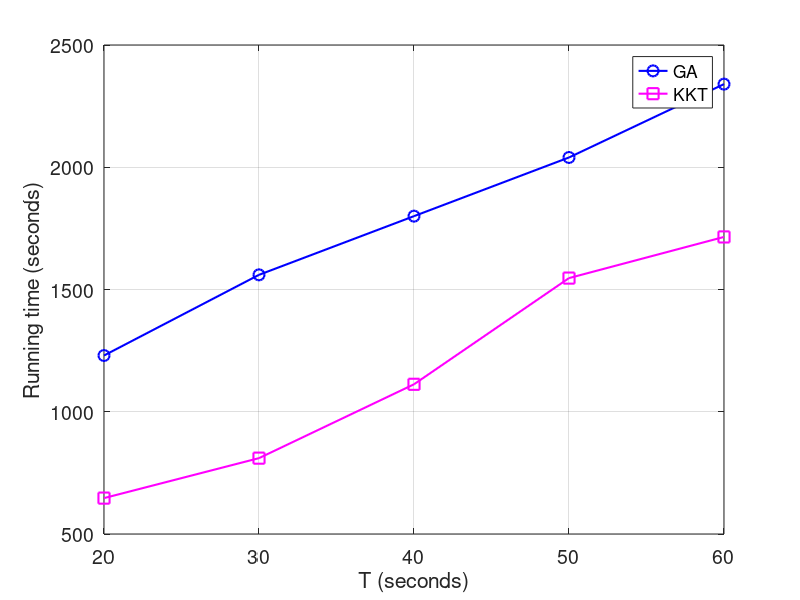

The MATLAB source for this figure:
x = [20 30 40 50 60];
y1 = [1230 1560 1800 2040 2340];
% y2 = [359.343585 761.6494728 617.942676 859.266496];
y2 = [646.818453 810.2494728 1112.2968168 1546.6796928 1714.9827885];
figure(1)
hold on
plot(x, y1,'bo-','MarkerSize',8,'LineWidth',1.5);
hold on
plot(x, y2,'ms-','MarkerSize',8,'LineWidth',1.5);

xlabel('T (seconds)');
ylabel('Running time (seconds)');
legend('GA','KKT');
grid on
box on
set(gca,'FontSize',14)